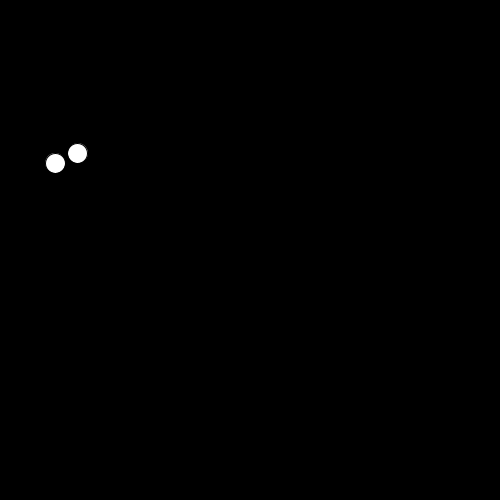
Frame 1 (no input)
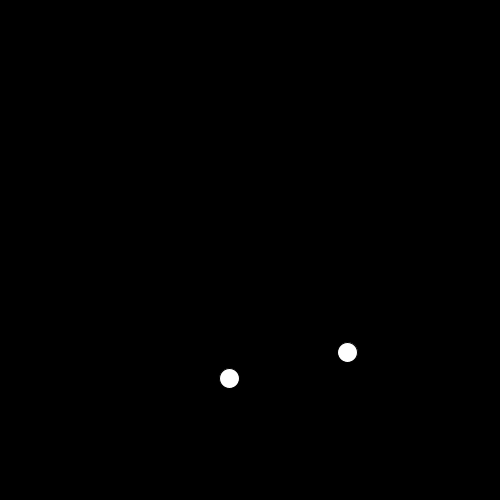
Frame 60 (the mouse pressed at the canvas centre just before this capture)
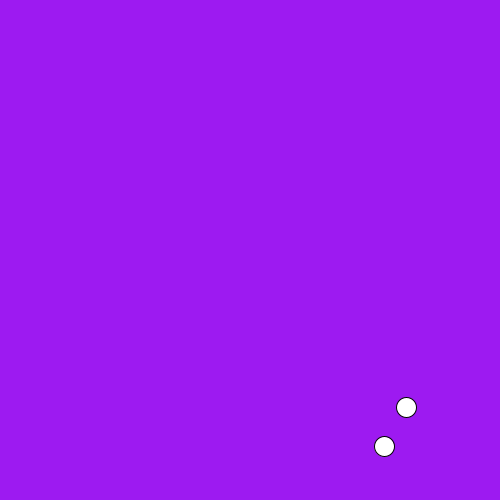
Frame 120 (the mouse held since frame 60 and released just before this capture)

The Processing sketch that drew these frames (run headless with seeded random() and noise(); from frame 60 on, the mouse is pressed at the canvas centre):

// Processing sketch: sketch_02_14_18_notes2
// ── sketch_02_14_18_notes2.pde
//store ball coordinates
//can define global variables now, and give them values later
float x1;
float y1;
float x2;
float y2;
float x1Speed;
float x2Speed;
float y1Speed;
float y2Speed;
float red;
float green;
float blue;

void setup() {
  size(500, 500);

  //give values to global variables
  x1 = width/random(1, 10);
  y1 = height/random(1, 10);
  x2 = width/random(1, 10);
  y2 = height/random(1, 10);

  //give xSpeed a value
  x1Speed = random(2, 5);
  x2Speed = random(2, 5);
  y1Speed = random(2, 5);
  y2Speed = random(2, 5);
}

void draw() {
  //variable scope - float var. can only work in void draw()
  //float x = random(200);
  background(red, green, blue);
  //change the position of x every time the void draw() function runs
  x1 = x1 + x1Speed;
  x2 = x2 + x2Speed;
  y1 = y1 + y1Speed;
  y2 = y2 + y2Speed;

  //control the ball from moving off the side
  if (x1 >= width) {
    x1Speed = x1Speed * -1;
    red = random(255);
    green = random(255);
    blue = random(255);
  } else if (x1 <= 0) {
    x1Speed = x1Speed * -1;
    red = random(255);
    green = random(255);
    blue = random(255);
  }

  if (y1 >= height) {
    y1Speed = y1Speed * -1;
    red = random(255);
    green = random(255);
    blue = random(255);
  } else if (y1 <= 0) {
    y1Speed = y1Speed * -1;
    red = random(255);
    green = random(255);
    blue = random(255);
  }
  ellipse(x1, y1, 20, 20);



  if (x2 >= width) {
    x2Speed = x2Speed * -1;
    red = random(255);
    green = random(255);
    blue = random(255);
  } else if (x2 <= 0) {
    x2Speed = x2Speed * -1;
    red = random(255);
    green = random(255);
    blue = random(255);
  }

  if (y2 >= height) {
    y2Speed = y2Speed * -1;
    red = random(255);
    green = random(255);
    blue = random(255);
  } else if (y2 <= 0) {
    y2Speed = y2Speed * -1;
    red = random(255);
    green = random(255);
    blue = random(255);
  }
  ellipse(x2, y2, 20, 20);
}
